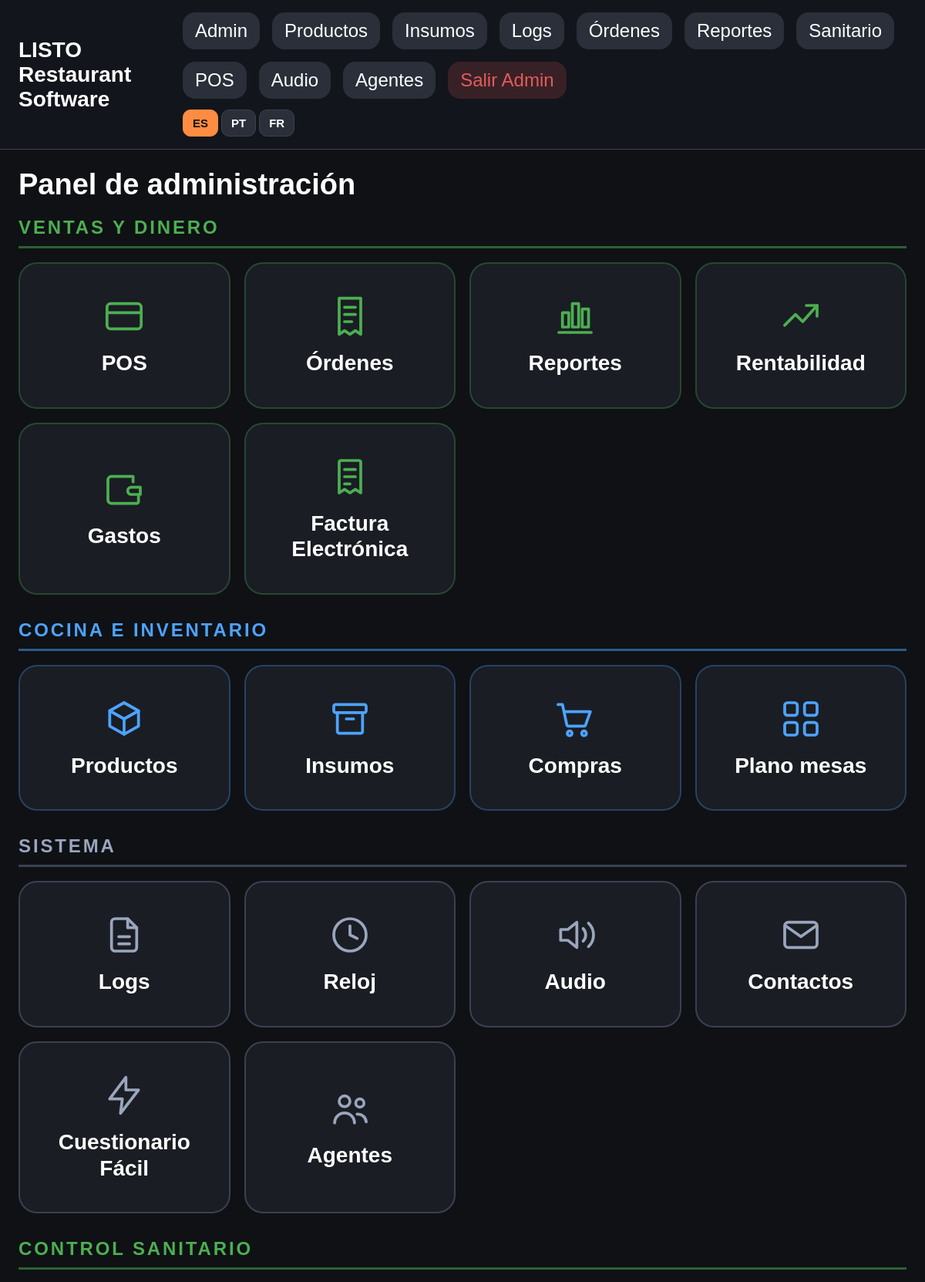
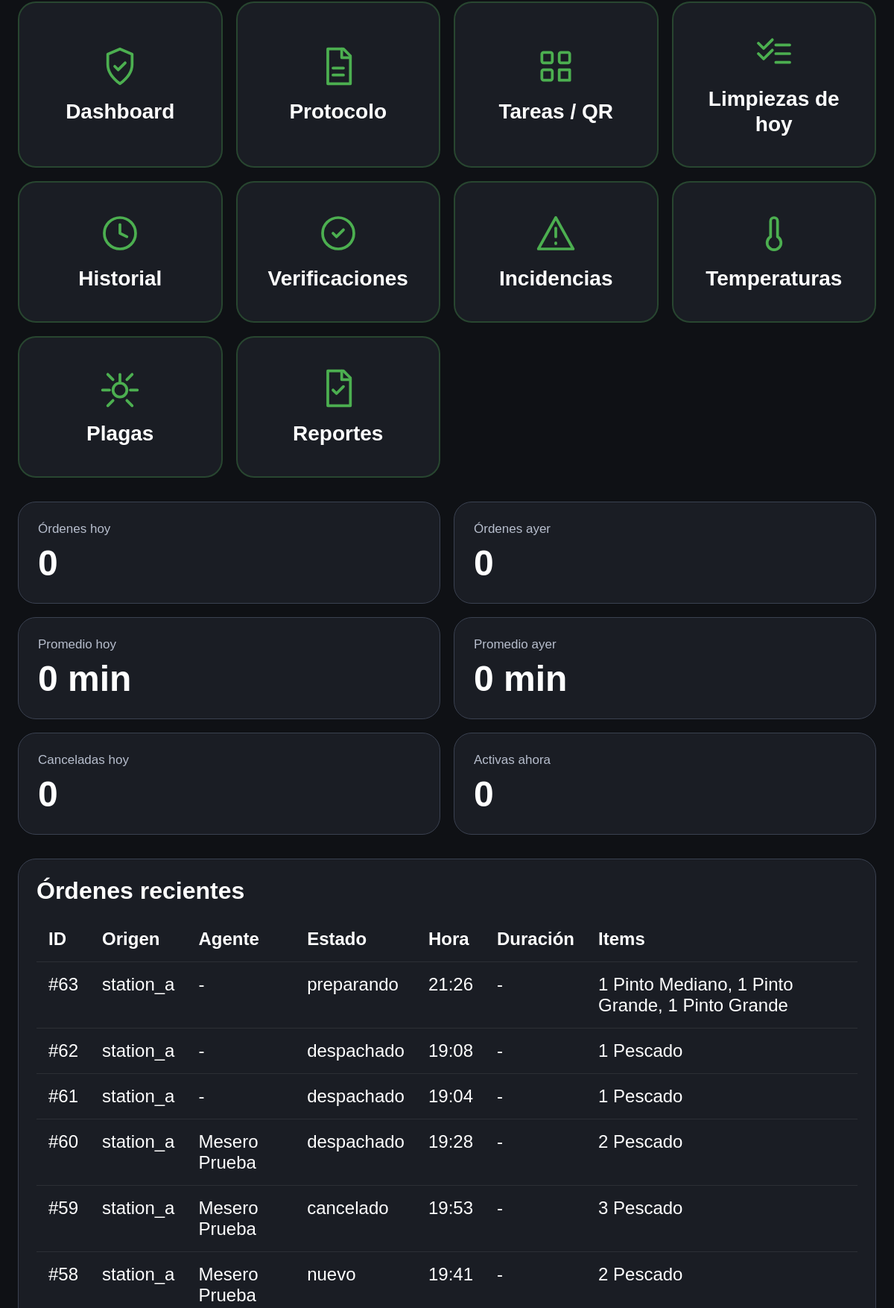
Page /admin (signed in, upper part) on the committed database (2 pictures, top to bottom).
### app/models.py (models this page shows)
class Order(Base):
    __tablename__ = "orders"
    id: Mapped[int] = mapped_column(Integer, primary_key=True, index=True)
    source_role: Mapped[str] = mapped_column(String(50), nullable=False)  # station_a / kitchen
    status: Mapped[str] = mapped_column(String(50), default="nuevo", index=True)
    requires_acceptance: Mapped[bool] = mapped_column(Boolean, default=True)
    waiter_id: Mapped[int | None] = mapped_column(Integer, ForeignKey("waiters.id"), nullable=True)
    waiter_name: Mapped[str | None] = mapped_column(String(200), nullable=True)
    order_label: Mapped[str | None] = mapped_column(String(120), nullable=True)  # nombre de la orden (ej. Uber)
    table_id: Mapped[int | None] = mapped_column(Integer, ForeignKey("tables.id"), nullable=True)
    created_at: Mapped[datetime] = mapped_column(DateTime, default=cr_now, index=True)
    accepted_at: Mapped[datetime | None] = mapped_column(DateTime, nullable=True)
    preparing_at: Mapped[datetime | None] = mapped_column(DateTime, nullable=True)
    ready_at: Mapped[datetime | None] = mapped_column(DateTime, nullable=True)
    dispatched_at: Mapped[datetime | None] = mapped_column(DateTime, nullable=True)
    cancelled_at: Mapped[datetime | None] = mapped_column(DateTime, nullable=True)
    updated_at: Mapped[datetime] = mapped_column(DateTime, default=cr_now, onupdate=cr_now)
    was_edited: Mapped[bool] = mapped_column(Boolean, default=False)
    was_cancelled: Mapped[bool] = mapped_column(Boolean, default=False)
    items = relationship("OrderItem", back_populates="order", cascade="all, delete-orphan")
    events = relationship("OrderEvent", back_populates="order", cascade="all, delete-orphan")
    table = relationship("Table")

class OrderItem(Base):
    __tablename__ = "order_items"
    id: Mapped[int] = mapped_column(Integer, primary_key=True)
    order_id: Mapped[int] = mapped_column(ForeignKey("orders.id"), nullable=False)
    product_id: Mapped[int] = mapped_column(ForeignKey("products.id"), nullable=False)
    quantity: Mapped[int] = mapped_column(Integer, default=1)
    order = relationship("Order", back_populates="items")
    product = relationship("Product")

class Product(Base):
    __tablename__ = "products"
    id: Mapped[int] = mapped_column(Integer, primary_key=True, index=True)
    name: Mapped[str] = mapped_column(String(200), unique=True, nullable=False)
    active: Mapped[bool] = mapped_column(Boolean, default=True)
    display_order: Mapped[int] = mapped_column(Integer, default=0)
    image_path: Mapped[str | None] = mapped_column(String(300), nullable=True)
    price: Mapped[float] = mapped_column(Float, default=0)
    category: Mapped[str] = mapped_column(String(40), default="General")
    created_at: Mapped[datetime] = mapped_column(DateTime, default=cr_now)

### app/routes/web.py (the view)
@router.get("/admin")
def admin_dashboard(request: Request, db: Session = Depends(get_db)):
    if not require_admin(request):
        return RedirectResponse(url="/admin/login")
    from sqlalchemy import func
    today_start = cr_now().replace(hour=0, minute=0, second=0, microsecond=0)
    yesterday_start = today_start - timedelta(days=1)
    orders_today_count = db.query(func.count(Order.id)).filter(Order.created_at >= today_start).scalar() or 0
    orders_yesterday_count = db.query(func.count(Order.id)).filter(Order.created_at >= yesterday_start, Order.created_at < today_start).scalar() or 0
    cancelled_today = db.query(func.count(Order.id)).filter(Order.created_at >= today_start, Order.was_cancelled == True).scalar() or 0
    active_now = db.query(func.count(Order.id)).filter(
        Order.created_at >= today_start,
        Order.status.in_(["nuevo", "aceptado", "preparando", "listo"]),
    ).scalar() or 0
    def avg_for_range(start, end=None):
        q = db.query(Order).filter(Order.created_at >= start)
        if end:
            q = q.filter(Order.created_at < end)
        q = q.filter((Order.dispatched_at != None) | (Order.cancelled_at != None))
        rows = q.all()
        values = [duration_seconds(o) for o in rows if duration_seconds(o) is not None]
        return round(sum(values) / len(values) / 60, 1) if values else 0
    stats = {
        "orders_today": orders_today_count,
        "orders_yesterday": orders_yesterday_count,
        "avg_today": avg_for_range(today_start),
        "avg_yesterday": avg_for_range(yesterday_start, today_start),
        "cancelled_today": cancelled_today,
        "active_now": active_now,
    }
    recent_orders = (
        db.query(Order)
        .options(joinedload(Order.items).joinedload(OrderItem.product))
        .order_by(Order.created_at.desc())
        .limit(25)
        .all()
    )
    leads_unread = db.query(func.count(ContactMessage.id)).filter(ContactMessage.status == "nuevo").scalar() or 0
    return templates.TemplateResponse(
        "admin.html",
        {"request": request, "stats": stats, "orders": recent_orders, "duration_seconds": duration_seconds,
         "leads_unread": leads_unread, "page_title": "Admin"},
    )

### app/templates/admin.html (shortened to what this page needs)
{% extends 'base.html' %}
{% block content %}
<h1>{{ t('adm.dashboard') }}</h1>
<div class="nav-section sec-sales">
  <div class="nav-section-title">{{ t('adm.sec_ventas') }}</div>
  <div class="admin-actions">
    <a href="/admin/pos-settings" class="admin-action"><div class="ico"><svg viewBox="0 0 24 24"><rect x="2.5" y="5" width="19" height="14" rx="2"/><path d="M2.5 10h19"/></svg></div>{{ t('adm.pos') }}</a>
    <a href="/admin/orders/history" class="admin-action"><div class="ico"><svg viewBox="0 0 24 24"><path d="M6 2h12v20l-3-2-3 2-3-2-3 2V2z"/><path d="M9 7h6M9 11h6M9 15h4"/></svg></div>{{ t('adm.ordenes') }}</a>
    <a href="/admin/reports" class="admin-action"><div class="ico"><svg viewBox="0 0 24 24"><path d="M3 21h18"/><rect x="5" y="10" width="3.5" height="8"/><rect x="10.5" y="5" width="3.5" height="13"/><rect x="16" y="8" width="3.5" height="10"/></svg></div>{{ t('adm.reportes') }}</a>
    <a href="/admin/rentabilidad" class="admin-action"><div class="ico"><svg viewBox="0 0 24 24"><polyline points="3 17 9 11 13 15 21 6"/><polyline points="15 6 21 6 21 12"/></svg></div>{{ t('adm.rentabilidad') }}</a>
    <a href="/admin/gastos" class="admin-action"><div class="ico"><svg viewBox="0 0 24 24"><path d="M3 7a2 2 0 0 1 2-2h12v3"/><path d="M3 7v11a2 2 0 0 0 2 2h14a1 1 0 0 0 1-1v-3"/><path d="M21 11h-5a2 2 0 0 0 0 4h5z"/></svg></div>{{ t('adm.gastos') }}</a>
    <a href="/admin/factura" class="admin-action"><div class="ico"><svg viewBox="0 0 24 24"><path d="M7 3h10a1 1 0 0 1 1 1v17l-3-2-3 2-3-2-3 2V4a1 1 0 0 1 1-1z"/><path d="M9 8h6M9 12h6M9 16h3"/></svg></div>{{ t('adm.factura') }}</a>
  </div>
</div>
<div class="nav-section sec-kitchen">
  <div class="nav-section-title">{{ t('adm.sec_cocina') }}</div>
  <div class="admin-actions">
    <a href="/admin/products" class="admin-action"><div class="ico"><svg viewBox="0 0 24 24"><path d="M12 3l8 4.5-8 4.5-8-4.5L12 3z"/><path d="M4 7.5V16l8 4.5 8-4.5V7.5"/><path d="M12 12v8.5"/></svg></div>{{ t('adm.productos') }}</a>
    <a href="/admin/inventario" class="admin-action"><div class="ico"><svg viewBox="0 0 24 24"><rect x="3" y="4" width="18" height="4.5" rx="1"/><path d="M5 8.5V19a1 1 0 0 0 1 1h12a1 1 0 0 0 1-1V8.5"/><path d="M10 12h4"/></svg></div>{{ t('adm.insumos') }}</a>
    <a href="/admin/compras" class="admin-action"><div class="ico"><svg viewBox="0 0 24 24"><circle cx="9" cy="20" r="1.3"/><circle cx="17" cy="20" r="1.3"/><path d="M2.5 4H5l2.4 11.2a1 1 0 0 0 1 .8h8.5a1 1 0 0 0 1-.78L20.5 8H6"/></svg></div>{{ t('adm.compras') }}</a>
    <a href="/admin/mesas" class="admin-action"><div class="ico"><svg viewBox="0 0 24 24"><rect x="3" y="3" width="7" height="7" rx="1.5"/><rect x="14" y="3" width="7" height="7" rx="1.5"/><rect x="3" y="14" width="7" height="7" rx="1.5"/><rect x="14" y="14" width="7" height="7" rx="1.5"/></svg></div>{{ t('adm.plano_mesas') }}</a>
  </div>
</div>
<div class="nav-section sec-system">
  <div class="nav-section-title">{{ t('adm.sec_sistema') }}</div>
  <div class="admin-actions">
    <a href="/admin/logs" class="admin-action"><div class="ico"><svg viewBox="0 0 24 24"><path d="M14 3H7a2 2 0 0 0-2 2v14a2 2 0 0 0 2 2h10a2 2 0 0 0 2-2V8z"/><path d="M14 3v5h5"/><path d="M9 13h6M9 17h6"/></svg></div>{{ t('adm.logs') }}</a>
    <a href="/admin/clock" class="admin-action"><div class="ico"><svg viewBox="0 0 24 24"><circle cx="12" cy="12" r="9"/><polyline points="12 7 12 12 16 14"/></svg></div>{{ t('adm.reloj') }}</a>
    <a href="/admin/audio" class="admin-action"><div class="ico"><svg viewBox="0 0 24 24"><path d="M4 9v6h4l5 4V5L8 9H4z"/><path d="M16.5 8.5a5 5 0 0 1 0 7"/><path d="M19.5 5.5a9 9 0 0 1 0 13"/></svg></div>{{ t('adm.audio') }}</a>
    <a href="/admin/leads" class="admin-action"><div class="ico"><svg viewBox="0 0 24 24"><rect x="3" y="5" width="18" height="14" rx="2"/><path d="M3.5 7l8.5 6 8.5-6"/></svg></div>{{ t('adm.contactos') }}{% if leads_unread %}<span class="lead-count">{{ leads_unread }}</span>{% endif %}</a>
    <a href="/cuestionario" class="admin-action"><div class="ico"><svg viewBox="0 0 24 24"><polygon points="13 2 4 14 11 14 10 22 20 9 13 9 13 2"/></svg></div>{{ t('adm.cuestionario') }}</a>
    <a href="/admin/waiters" class="admin-action"><div class="ico"><svg viewBox="0 0 24 24"><circle cx="9" cy="8" r="3"/><path d="M3.5 20a5.5 5.5 0 0 1 11 0"/><circle cx="17.5" cy="9" r="2.3"/><path d="M16 15.2a4.6 4.6 0 0 1 5 4.3"/></svg></div>{{ t('adm.agentes') }}</a>
  </div>
</div>
<div class="nav-section sec-sanitario">
  <div class="nav-section-title">Control Sanitario</div>
  <div class="admin-actions">
    <a href="/admin/sanitario" class="admin-action"><div class="ico"><svg viewBox="0 0 24 24"><path d="M12 2l7 3v6c0 4.5-3 8-7 11-4-3-7-6.5-7-11V5l7-3z"/><path d="M9 12l2 2 4-4"/></svg></div>Dashboard</a>
    <a href="/admin/sanitario/protocolo" class="admin-action"><div class="ico"><svg viewBox="0 0 24 24"><path d="M6 2h9l4 4v16H6z"/><path d="M14 2v5h5"/><path d="M9 13h6M9 17h6"/></svg></div>Protocolo</a>
    <a href="/admin/sanitario/tareas" class="admin-action"><div class="ico"><svg viewBox="0 0 24 24"><rect x="4" y="4" width="6" height="6" rx="1"/><rect x="14" y="4" width="6" height="6" rx="1"/><rect x="4" y="14" width="6" height="6" rx="1"/><path d="M14 14h6v6h-6z"/></svg></div>Tareas / QR</a>
    <a href="/sanitario/hoy" class="admin-action"><div class="ico"><svg viewBox="0 0 24 24"><path d="M3 6l3 3 5-5"/><path d="M13 7h8M13 12h8M13 17h8M3 12l3 3 5-5"/></svg></div>Limpiezas de hoy</a>
    <a href="/admin/sanitario/historial" class="admin-action"><div class="ico"><svg viewBox="0 0 24 24"><circle cx="12" cy="12" r="9"/><polyline points="12 7 12 12 16 14"/></svg></div>Historial</a>
    <a href="/admin/sanitario/verificaciones" class="admin-action"><div class="ico"><svg viewBox="0 0 24 24"><path d="M9 12l2 2 4-4"/><circle cx="12" cy="12" r="9"/></svg></div>Verificaciones</a>
    <a href="/admin/sanitario/incidencias" class="admin-action"><div class="ico"><svg viewBox="0 0 24 24"><path d="M12 3l10 18H2z"/><path d="M12 9v5M12 17.5v.5"/></svg></div>Incidencias</a>
    <a href="/admin/sanitario/temperaturas" class="admin-action"><div class="ico"><svg viewBox="0 0 24 24"><path d="M10 14V5a2 2 0 1 1 4 0v9a4 4 0 1 1-4 0z"/></svg></div>Temperaturas</a>
    <a href="/admin/sanitario/plagas" class="admin-action"><div class="ico"><svg viewBox="0 0 24 24"><circle cx="12" cy="13" r="4"/><path d="M12 9V4M8 7L5 4M16 7l3-3M6 13H2M22 13h-4M8 19l-3 3M16 19l3 3"/></svg></div>Plagas</a>
    <a href="/admin/sanitario/reportes" class="admin-action"><div class="ico"><svg viewBox="0 0 24 24"><path d="M6 2h9l4 4v16H6z"/><path d="M14 2v5h5"/><path d="M9 13l2 2 4-4"/></svg></div>Reportes</a>
  </div>
</div>
<div class="stats-grid">
  <div class="stat-card"><div class="stat-label">{{ t('adm.ordenes_hoy') }}</div><div class="stat-value">{{ stats.orders_today }}</div></div>
  <div class="stat-card"><div class="stat-label">{{ t('adm.ordenes_ayer') }}</div><div class="stat-value">{{ stats.orders_yesterday }}</div></div>
  <div class="stat-card"><div class="stat-label">{{ t('adm.promedio_hoy') }}</div><div class="stat-value">{{ stats.avg_today }} {{ t('adm.min') }}</div></div>
  <div class="stat-card"><div class="stat-label">{{ t('adm.promedio_ayer') }}</div><div class="stat-value">{{ stats.avg_yesterday }} {{ t('adm.min') }}</div></div>
  <div class="stat-card"><div class="stat-label">{{ t('adm.canceladas_hoy') }}</div><div class="stat-value">{{ stats.cancelled_today }}</div></div>
  <div class="stat-card"><div class="stat-label">{{ t('adm.activas_ahora') }}</div><div class="stat-value">{{ stats.active_now }}</div></div>
</div>
<div class="table-card">
  <h2>{{ t('adm.ordenes_recientes') }}</h2>
  <table class="big-table">
    <thead>
      <tr>
        <th>ID</th><th>{{ t('adm.th_origen') }}</th><th>{{ t('adm.th_agente') }}</th><th>{{ t('adm.th_estado') }}</th><th>{{ t('adm.th_hora') }}</th><th>{{ t('adm.th_duracion') }}</th><th>{{ t('adm.th_items') }}</th>
      </tr>
    </thead>
    <tbody>
      {% for order in orders %}
      <tr>
        <td>#{{ order.id }}</td>
        <td>{{ order.source_role }}</td>
        <td>{{ order.waiter_name or '-' }}</td>
        <td>{{ order.status }}</td>
        <td>{{ order.created_at.strftime('%H:%M') }}</td>
        <td>{% set secs = duration_seconds(order) %}{% if secs %}{{ (secs // 60) }} {{ t('adm.min') }}{% else %}-{% endif %}</td>
        <td>{% for item in order.items %}{{ item.quantity }} {{ item.product.name }}{% if not loop.last %}, {% endif %}{% endfor %}</td>
      </tr>
      {% endfor %}
    </tbody>
  </table>
</div>
{% endblock %}

### rows in the picture
Order: id "63", source_role "station_a", waiter_name "-", status "preparando", created_at "21:26"
OrderItem: quantity "1", product.name "Pinto Mediano"
OrderItem: quantity "1", product.name "Pinto Grande"
OrderItem: quantity "1", product.name "Pinto Grande"
Order: id "62", source_role "station_a", waiter_name "-", status "despachado", created_at "19:08"
OrderItem: quantity "1", product.name "Pescado"
Order: id "61", source_role "station_a", waiter_name "-", status "despachado", created_at "19:04"
OrderItem: quantity "1", product.name "Pescado"
Order: id "60", source_role "station_a", waiter_name "Mesero Prueba", status "despachado", created_at "19:28"
OrderItem: quantity "2", product.name "Pescado"
Order: id "59", source_role "station_a", waiter_name "Mesero Prueba", status "cancelado", created_at "19:53"
OrderItem: quantity "3", product.name "Pescado"
Order: id "58", source_role "station_a", waiter_name "Mesero Prueba", status "nuevo", created_at "19:41"
OrderItem: quantity "2", product.name "Pescado"

### other values in the picture
{{ i18n_labels[code] }} "ES" "PT" "FR"
{{ t('adm.dashboard') }} "Panel de administración"
{{ t('adm.sec_ventas') }} "VENTAS Y DINERO"
{{ t('adm.pos') }} "POS"
{{ t('adm.ordenes') }} "Órdenes"
{{ t('adm.reportes') }} "Reportes"
{{ t('adm.rentabilidad') }} "Rentabilidad"
{{ t('adm.gastos') }} "Gastos"
{{ t('adm.factura') }} "Factura Electrónica"
{{ t('adm.sec_cocina') }} "COCINA E INVENTARIO"
{{ t('adm.productos') }} "Productos"
{{ t('adm.insumos') }} "Insumos"
{{ t('adm.compras') }} "Compras"
{{ t('adm.plano_mesas') }} "Plano mesas"
{{ t('adm.sec_sistema') }} "SISTEMA"
